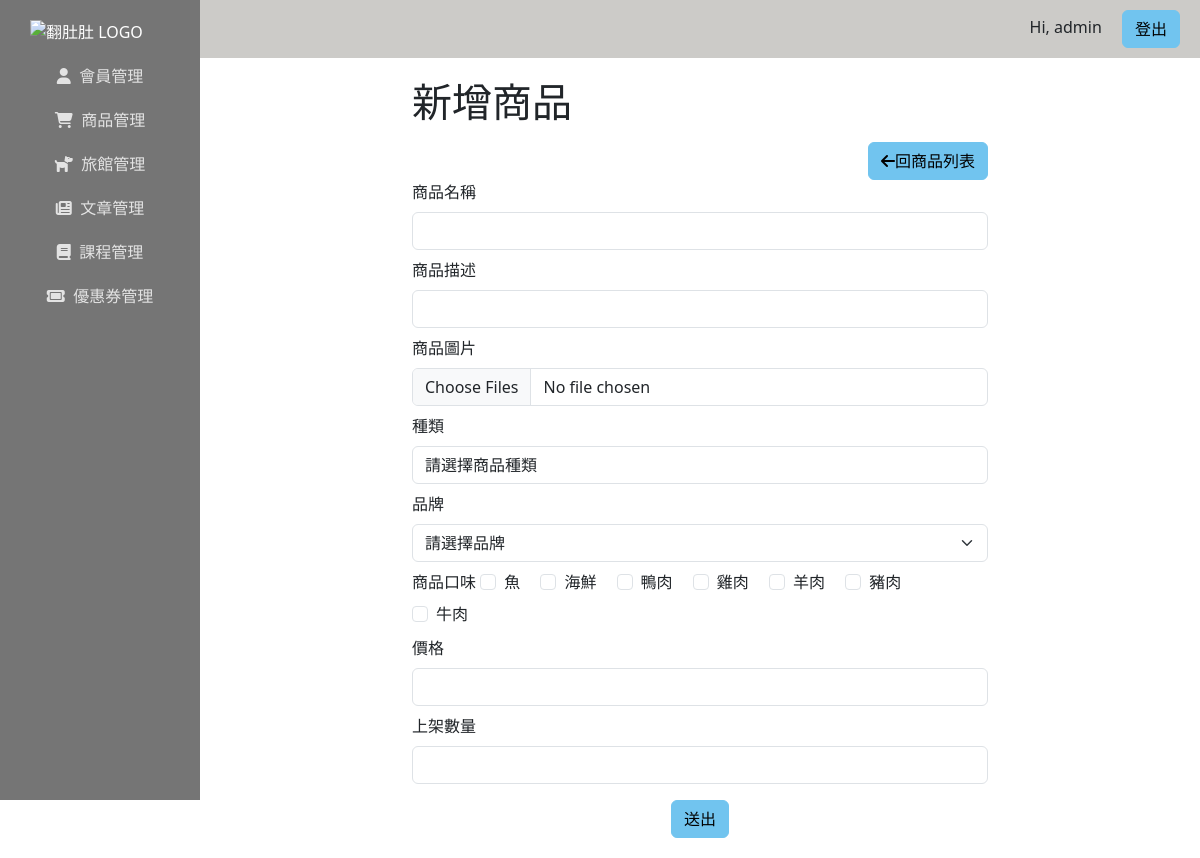
The page /product/createProduct.php (signed in) on the database its author committed.
### tables this page shows
CREATE TABLE `tags` (
  `TagID` int(11) NOT NULL,
  `TagName` varchar(255) NOT NULL
);

### product/createProduct.php (the view, shortened to what this page needs)
<?php
require_once("../db_connect.php");
?>
<!doctype html>
<html lang="en">
<head>
    <?php include("/xampp/htdocs/Fundodo/tools/common-head.php"); ?>
</head>
<body>
    <div class="d-flex">
        <?php include("/xampp/htdocs/Fundodo/dashboard/dashboard-aside.php"); ?>
        <div class="w-100">
            <?php include("/xampp/htdocs/Fundodo/dashboard/dashboard-header.php"); ?>
            <div class="db_content">
                <div class="container c-600">
                    <div class="mx-auto ">
                        <h1 class="mb-3">新增商品</h1>
                        <div class="text-end">
                            <a href="product-list.php" class="btn btn-primary text-end"><i class="fa-solid fa-arrow-left"></i>回商品列表</a>
                        </div>
                        <form action="doCreateProduct.php" method="post" enctype="multipart/form-data">
                            <div class="mb-2">
                                <label for="" class="form-label">商品名稱</label>
                                <input type="text" class="form-control" name="name" required>
                            </div>
                            <div class="mb-2">
                                <label for="" class="form-label">商品描述</label>
                                <input type="text" class="form-control" name="description">
                            </div>
                            <div class="mb-2">
                                <label for="form-label" class="form-label">商品圖片</label>
                                <input type="file" class="form-control" name="images[]" multiple required>
                            </div>
                            <div class="mb-2">
                                <label for="" class="form-label">種類</label>
                                <select name="category" class="form-control">
                                    <option selected>請選擇商品種類</option>
                                </select>
                            </div>
                            <div class="mb-2">
                                <label for="" class="form-label">品牌</label>
                                <select class="form-select" name="brand">
                                    <option selected>請選擇品牌</option>
                                </select>
                            </div>
                            <div class="mb-2">
                                <label class="form-label">商品口味</label>
                                <?php $sqlFlavor = "SELECT * FROM tags";
                                $resultFlavor = $conn->query($sqlFlavor);
                                $rowFlavor = $resultFlavor->fetch_all(MYSQLI_ASSOC); ?>
                                <?php foreach ($rowFlavor as $flavor) : ?>
                                    <div class="form-check form-check-inline">
                                        <input class="form-check-input" type="checkbox" id="flavor<?= $flavor["TagID"] ?>" value=<?= $flavor["TagID"] ?> name="flavors[]">
                                        <label class="form-check-label" for="flavor<?= $flavor["TagID"] ?>"><?= $flavor["TagName"] ?></label>
                                    </div>
                                <?php endforeach ?>
                            </div>
                            <div class="mb-2">
                                <label for="" class="form-label">價格</label>
                                <input type="tel" class="form-control" name="price" required>
                            </div>
                            <div class="mb-2">
                                <label for="" class="form-label">上架數量</label>
                                <input type="tel" class="form-control" name="stock" required>
                            </div>
                            <div class="text-center mt-3">
                                <button class="btn btn-primary" type="submit">送出</button>
                            </div>
                        </form>
                    </div>
                </div>
            </div>
        </div>
    </div>
</body>
</html>

### rows shown on the page
tags: TagName "魚"
tags: TagName "海鮮"
tags: TagName "鴨肉"
tags: TagName "雞肉"
tags: TagName "羊肉"
tags: TagName "豬肉"
tags: TagName "牛肉"

### other values the page prints
$_SESSION["user"]["nickname"] "admin"
